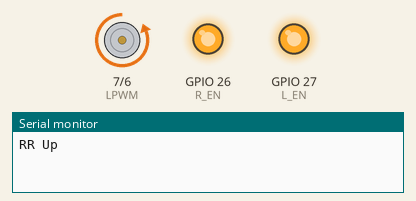
Bench run of a sketch on a simulated ESP32. On the bench: motor-driver pin pairs drawn as motors (green arrow = first pin HIGH = forward, orange = second pin HIGH = backward, longer = more drive), output pins drawn as LEDs (lit = HIGH), the last lines printed to the serial monitor.

Above: at 1.0 s.
At 2.2 s:
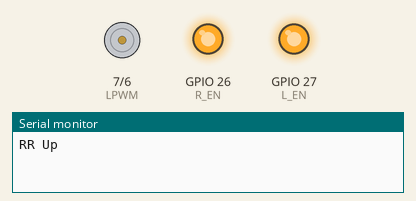
At 3.5 s:
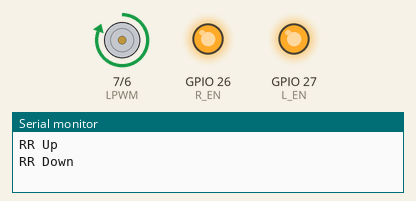
Timing chart, 0 to 6.5 s (numbered marks = the images above):
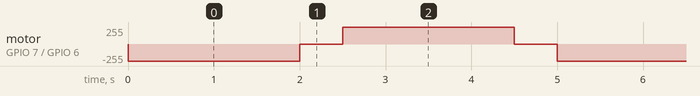

Measured:
- by itself, motor on GPIO 7 (LPWM) / GPIO 6 (RPWM): repeats every 5.0 s: stopped 0.50 s, forward 255/255 2.0 s, stopped 0.50 s, backward 255/255 2.0 s

The sketch:

RL.ino
```cpp
const int RPWM = 6;  const int LPWM = 7;
const int R_EN = 26; const int L_EN = 27;

void setup() {
  pinMode(RPWM, OUTPUT); pinMode(LPWM, OUTPUT);
  pinMode(R_EN, OUTPUT); pinMode(L_EN, OUTPUT);
  digitalWrite(R_EN, HIGH); digitalWrite(L_EN, HIGH);
  Serial.begin(9600);
}

void loop() {
  Serial.println("RR Up");
  analogWrite(RPWM, 255); analogWrite(LPWM, 0);
  delay(2000);
  analogWrite(RPWM, 0); analogWrite(LPWM, 0);
  delay(500);
  Serial.println("RR Down");
  analogWrite(RPWM, 0); analogWrite(LPWM, 255);
  delay(2000);
  analogWrite(RPWM, 0); analogWrite(LPWM, 0);
  delay(500);
}
```
